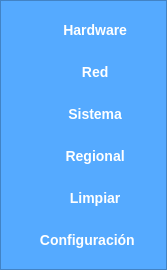
           <widget class="QFrame" name="frame_menu">
            <property name="minimumSize">
             <size>
              <width>0</width>
              <height>0</height>
             </size>
            </property>
            <property name="maximumSize">
             <size>
              <width>0</width>
              <height>16777215</height>
             </size>
            </property>
            <property name="styleSheet">
             <string notr="true">/* Estilo del marco */
QFrame {
    background-color: rgb(85, 170, 255);
   
}</string>
            </property>
            <property name="frameShape">
             <enum>QFrame::Shape::StyledPanel</enum>
            </property>
            <property name="frameShadow">
             <enum>QFrame::Shadow::Raised</enum>
            </property>
            <layout class="QVBoxLayout" name="verticalLayout_3">
             <item>
              <widget class="QPushButton" name="btn_info_hardware">
               <property name="styleSheet">
                <string notr="true">/* Estilo base del botón */
QPushButton {
    background-color:qlineargradient(
    spread:pad, 
    x1:0, 
    y1:0, 
    x2:1, 
    y2:0, 
    stop:0 rgba(102, 178, 255, 255), 
    stop:0.55 rgba(61, 148, 235, 255), 
    stop:0.98 rgba(0, 0, 0, 255), 
    stop:1 rgba(0, 0, 0, 0)
);
    color: white;
    border: none;
    border-radius: 5px;
    padding: 10px 20px;
    font-size: 14px;
    font-weight: bold;
}
/* Estilo cuando el mouse pasa por encima */
QPushButton:hover {
    background-color: #0056b3;
}
/* Estilo cuando el botón es presionado */
QPushButton:pressed {
    background-color: #004085;
}</string>
               </property>
               <property name="text">
                <string>      Hardware</string>
               </property>
               <property name="icon">
                <iconset>
                 <normaloff>imagen/PC02.svg</normaloff>imagen/PC02.svg</iconset>
               </property>
               <property name="iconSize">
                <size>
                 <width>35</width>
                 <height>35</height>
                </size>
               </property>
              </widget>
             </item>
             <item>
              <widget class="QPushButton" name="btn_info_red">
               <property name="styleSheet">
                <string notr="true">/* Estilo base del botón */
QPushButton {
    background-color: qlineargradient(
    spread:pad, 
    x1:0, 
    y1:0, 
    x2:1, 
    y2:0, 
    stop:0 rgba(102, 178, 255, 255), 
    stop:0.55 rgba(61, 148, 235, 255), 
    stop:0.98 rgba(0, 0, 0, 255), 
    stop:1 rgba(0, 0, 0, 0)
);
    color: white;
    border: none;
    border-radius: 5px;
    padding: 10px 20px;
    font-size: 14px;
    font-weight: bold;
}
/* Estilo cuando el mouse pasa por encima */
QPushButton:hover {
    background-color: #0056b3;
}
/* Estilo cuando el botón es presionado */
QPushButton:pressed {
    background-color: #004085;
}</string>
               </property>
               <property name="text">
                <string>      Red</string>
               </property>
               <property name="icon">
                <iconset>
                 <normaloff>imagen/netword01.svg</normaloff>imagen/netword01.svg</iconset>
               </property>
               <property name="iconSize">
                <size>
                 <width>35</width>
                 <height>35</height>
                </size>
               </property>
              </widget>
             </item>
             <item>
              <widget class="QPushButton" name="btn_info_so">
               <property name="styleSheet">
                <string notr="true">/* Estilo base del botón */
QPushButton {
    background-color: qlineargradient(
    spread:pad, 
    x1:0, 
    y1:0, 
    x2:1, 
    y2:0, 
    stop:0 rgba(102, 178, 255, 255), 
    stop:0.55 rgba(61, 148, 235, 255), 
    stop:0.98 rgba(0, 0, 0, 255), 
    stop:1 rgba(0, 0, 0, 0)
);
    color: white;
    border: none;
    border-radius: 5px;
    padding: 10px 20px;
    font-size: 14px;
    font-weight: bold;
}
/* Estilo cuando el mouse pasa por encima */
QPushButton:hover {
    background-color: #0056b3;
}
/* Estilo cuando el botón es presionado */
QPushButton:pressed {
    background-color: #004085;
}</string>
               </property>
               <property name="text">
                <string>      Sistema</string>
               </property>
               <property name="icon">
                <iconset>
                 <normaloff>imagen/fi-sr-computer-classic.svg</normaloff>imagen/fi-sr-computer-classic.svg</iconset>
               </property>
               <property name="iconSize">
                <size>
                 <width>35</width>
                 <height>36</height>
                </size>
               </property>
              </widget>
             </item>
             <item>
              <widget class="QPushButton" name="btn_info_regional">
               <property name="styleSheet">
                <string notr="true">/* Estilo base del botón */
QPushButton {
    background-color: qlineargradient(
    spread:pad, 
    x1:0, 
    y1:0, 
    x2:1, 
    y2:0, 
    stop:0 rgba(102, 178, 255, 255), 
    stop:0.55 rgba(61, 148, 235, 255), 
    stop:0.98 rgba(0, 0, 0, 255), 
    stop:1 rgba(0, 0, 0, 0)
);
    color: white;
    border: none;
    border-radius: 5px;
    padding: 10px 20px;
    font-size: 14px;
    font-weight: bold;
}
/* Estilo cuando el mouse pasa por encima */
QPushButton:hover {
    background-color: #0056b3;
}
/* Estilo cuando el botón es presionado */
QPushButton:pressed {
    background-color: #004085;
}</string>
               </property>
               <property name="text">
                <string>      Regional</string>
               </property>
               <property name="icon">
                <iconset>
                 <normaloff>imagen/Regional01.svg</normaloff>imagen/Regional01.svg</iconset>
               </property>
               <property name="iconSize">
                <size>
                 <width>35</width>
                 <height>35</height>
                </size>
               </property>
               <property name="shortcut">
                <string>Ctrl+R</string>
               </property>
              </widget>
             </item>
             <item>
              <widget class="QPushButton" name="btn_limpiar">
               <property name="styleSheet">
                <string notr="true">/* Estilo base del botón */
QPushButton {
    background-color: qlineargradient(
    spread:pad, 
    x1:0, 
    y1:0, 
    x2:1, 
    y2:0, 
    stop:0 rgba(102, 178, 255, 255), 
    stop:0.55 rgba(61, 148, 235, 255), 
    stop:0.98 rgba(0, 0, 0, 255), 
    stop:1 rgba(0, 0, 0, 0)
);
    color: white;
    border: none;
    border-radius: 5px;
    padding: 10px 20px;
    font-size: 14px;
    font-weight: bold;
}
/* Estilo cuando el mouse pasa por encima */
QPushButton:hover {
    background-color: #0056b3;
}
/* Estilo cuando el botón es presionado */
QPushButton:pressed {
    background-color: #004085;
}</string>
               </property>
               <property name="text">
                <string>      Limpiar</string>
               </property>
               <property name="icon">
                <iconset>
                 <normaloff>imagen/Clear01.svg</normaloff>imagen/Clear01.svg</iconset>
               </property>
               <property name="iconSize">
                <size>
                 <width>35</width>
                 <height>35</height>
                </size>
               </property>
              </widget>
             </item>
             <item>
              <widget class="QPushButton" name="btn_config">
               <property name="styleSheet">
                <string notr="true">/* Estilo base del botón */
QPushButton {
    background-color:qlineargradient(
    spread:pad, 
    x1:0, 
    y1:0, 
    x2:1, 
    y2:0, 
    stop:0 rgba(102, 178, 255, 255), 
    stop:0.55 rgba(61, 148, 235, 255), 
    stop:0.98 rgba(0, 0, 0, 255), 
    stop:1 rgba(0, 0, 0, 0)
);
    color: white;
    border: none;
    border-radius: 5px;
    padding: 10px 20px;
    font-size: 14px;
    font-weight: bold;
}
/* Estilo cuando el mouse pasa por encima */
QPushButton:hover {
    background-color: #0056b3;
}
/* Estilo cuando el botón es presionado */
QPushButton:pressed {
    background-color: #004085;
}</string>
               </property>
               <property name="text">
                <string>  Configuración</string>
               </property>
               <property name="icon">
                <iconset>
                 <normaloff>imagen/fi-sr-settings.svg</normaloff>imagen/fi-sr-settings.svg</iconset>
               </property>
               <property name="iconSize">
                <size>
                 <width>35</width>
                 <height>35</height>
                </size>
               </property>
              </widget>
             </item>
            </layout>
           </widget>
